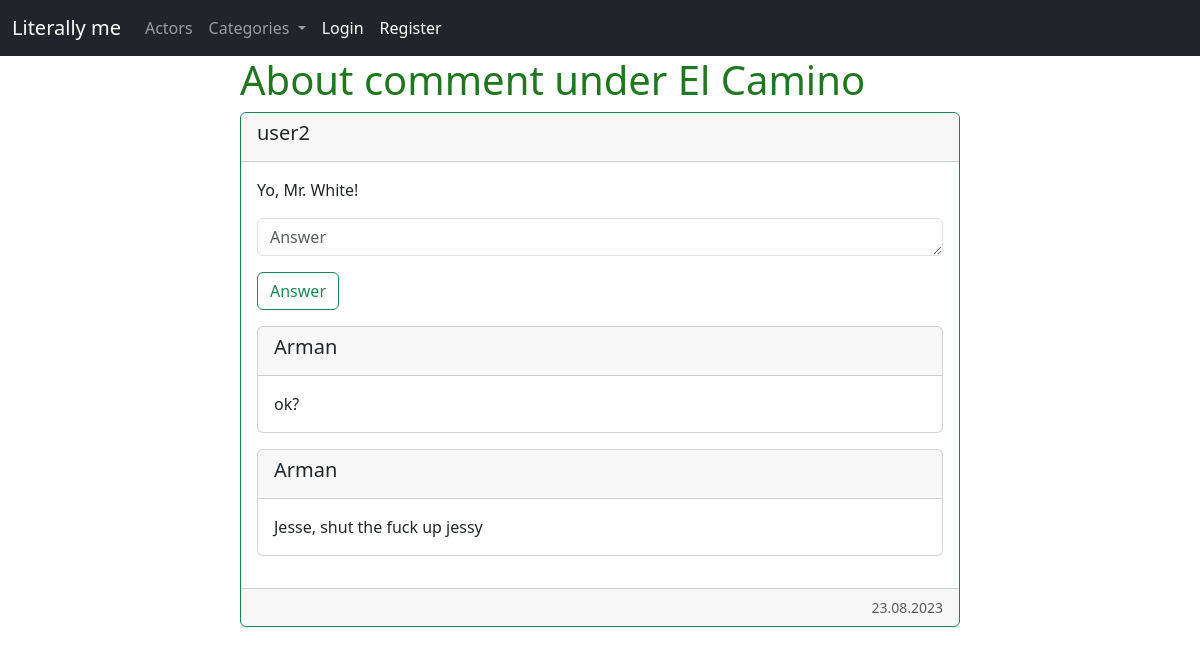
The app's page /movie/el-camino/comment/16/about/, older data.
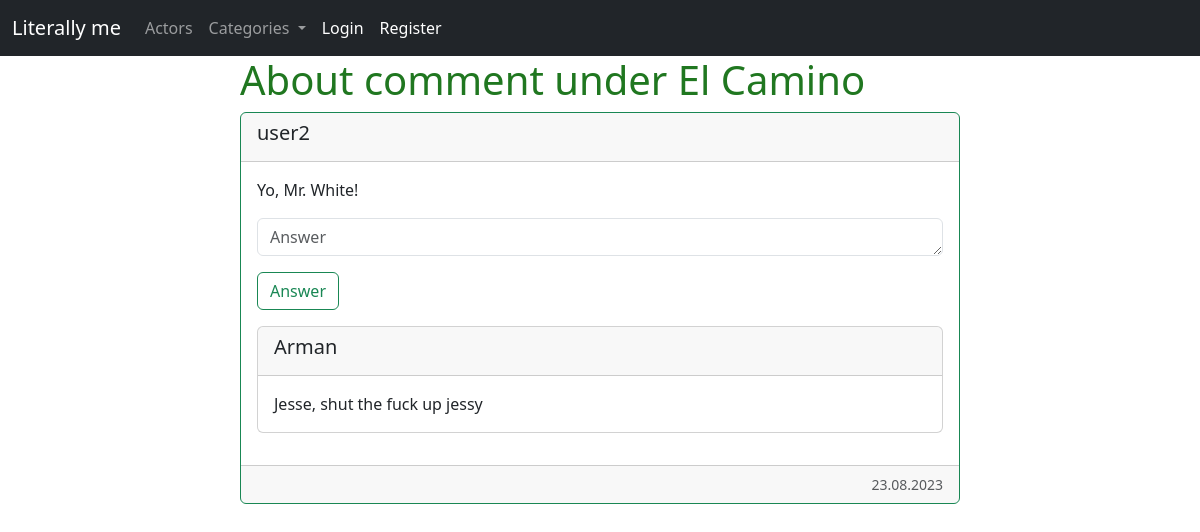
The same page, newer data.
### mainapp/models.py (models this page shows, shortened)
class Comment(models.Model):
    movie = models.ForeignKey(Movie, on_delete=models.CASCADE, related_name='comments')
    author = models.ForeignKey(User, on_delete=models.CASCADE, related_name='comments')
    text = models.TextField()
    create_time = models.DateTimeField(auto_now_add=True)

class CommentAnswer(models.Model):
    parent_comment = models.ForeignKey(Comment, on_delete=models.CASCADE, related_name='comment_answers')
    author = models.ForeignKey(User, on_delete=models.CASCADE, related_name='comment_answers')
    text = models.TextField()
    create_time = models.DateTimeField(auto_now_add=True)

### mainapp/views.py (the view)
# urls.py: path('movie/<slug:movie_slug>/comment/<int:comment_id>/about/', about_comment_view, name='about_comment'),
def about_comment_view(request, movie_slug, comment_id):
    movie = Movie.objects.get(slug=movie_slug)
    comment = Comment.objects.get(pk=comment_id)
    comment_answers = comment.comment_answers.all().select_related('author').order_by('-create_time')
    categories = DataMixin.get_categories()
    if request.method == 'POST':
        comment_form = CommentAnswerForm(request.POST)
        if comment_form.is_valid():
            new_comment = comment_form.save(commit=False)
            new_comment.parent_comment = comment
            new_comment.author = request.user
            new_comment.save()
            return redirect(comment.get_absolute_url())
    else:
        comment_form = CommentAnswerForm()
    user_menu = menu.copy()
    if not request.user.is_authenticated or not request.user.is_superuser:
        user_menu = [user_menu[0]]
    context = {
        'menu': user_menu,
        'categories': categories,
        'title': f'About comment under {movie.title}',
        'comment': comment,
        'comment_answers': comment_answers,
        'form': comment_form
    }
    return render(request, 'mainapp/comment/about_comment.html', context=context)

### mainapp/forms.py
class CommentAnswerForm(forms.ModelForm):
    class Meta:
        model = CommentAnswer
        fields = ['text']
        widgets = {
            'text': forms.Textarea(attrs=comment_answer_attrs)
        }

### mainapp/models.py (called while the page is built)
    def get_absolute_url(self):
        return reverse('category', kwargs={'category_slug': self.slug})

### mainapp/utils.py (called while the page is built)
    @classmethod
    def get_categories(cls):
        return Category.objects.annotate(movies_count=Count('movies'))  # creating new column called movies_count

### mainapp/templates/mainapp/comment/about_comment.html (shortened to what this page needs)
{% extends 'mainapp/base.html' %}
{% block content %}
    <h1 class="movie-bold">{{ title }}</h1>
    <div class="card border-success mb-3">
        <div class="card-header">
            <h5 class="card-title">{{ comment.author }}</h5>
        </div>
        <div class="card-body">
            <p class="card-text">{{ comment.text }}</p>
            <form method="post">
                <div class="mb-3">
                    {{ form.text }}
                </div>
                <button type="submit" class="btn btn-outline-success">Answer</button>
            </form>
            {% if comment_answers %}
                {% for com_answ in comment_answers %}
                    <div class="card mb-3">
                        <div class="card-header">
                            <h5 class="card-title">{{ com_answ.author }}</h5>
                        </div>
                        <div class="card-body">
                            <p class="card-text">{{ com_answ.text }}</p>
                        </div>
                    </div>
                {% endfor %}
            {% endif %}
        </div>
        <div class="card-footer text-end">
            <small class="text-body-secondary">{{ comment.create_time|date:"d.m.Y" }}</small>
        </div>
    </div>
{% endblock %}

### mainapp/templates/mainapp/base.html (shortened to what this page needs)
{% load static %}
<html lang="en">
    <head>
        <link href="https://cdn.jsdelivr.net/npm/bootstrap@5.3.1/dist/css/bootstrap.min.css" rel="stylesheet">
        <link rel="stylesheet" href="{% static 'mainapp/css/style.css' %}">
    </head>
    <body>
        <header>
            <nav class="navbar navbar-expand-lg navbar-dark bg-dark">
                <div class="container-fluid">
                        <div class="collapse navbar-collapse" id="navbarTogglerDemo01">
                            <a class="navbar-brand" href="{% url 'home' %}">Literally me</a>
                            <ul class="navbar-nav me-auto mb-2 mb-lg-0">
                                {% for item in menu %}
                                    <li class="nav-item">
                                        <a class="nav-link" aria-current="page" href="{% url item.url_name %}">{{ item.title }}</a>
                                    </li>
                                {% endfor %}
                                {% if categories %}
                                    <li class="nav-item dropdown">
                                    <a class="nav-link dropdown-toggle" href="#" role="button" data-bs-toggle="dropdown" aria-expanded="false">
                                        Categories
                                    </a>
                                {% endif %}
                                </li>
                                {% if request.user.is_authenticated %}
                                    <li class="nav-item">
                                        <a class="nav-link active" aria-current="page" href="{% url 'logout' %}">{{ request.user.username }} | Logout</a>
                                    </li>
                                {% else %}
                                    <li class="nav-item">
                                        <a class="nav-link active" aria-current="page" href="{% url 'login' %}">Login</a>
                                    </li>
                                    <li class="nav-item">
                                        <a class="nav-link active" aria-current="page" href="{% url 'register' %}">Register</a>
                                    </li>
                                {% endif %}
                            </ul>
                    </div>
                </div>
            </nav>
        </header>
        <main>
            <div class="content">
                {% block content %}
                {% endblock %}
            </div>
        </main>
    </body>
</html>

### mainapp/static/mainapp/css/style.css (style rules this page uses)
.content { max-width: 60%; margin: 0 auto; }
.movie-bold { color: rgb(32, 119, 32); }

Row changes from the older to the newer data that the page shows:
removed CommentAnswer: author "Arman", text "ok?"
